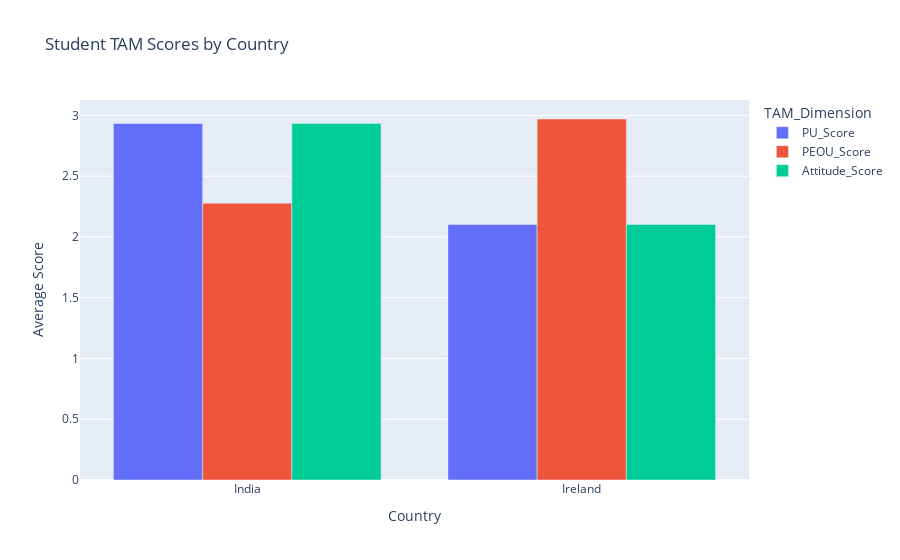
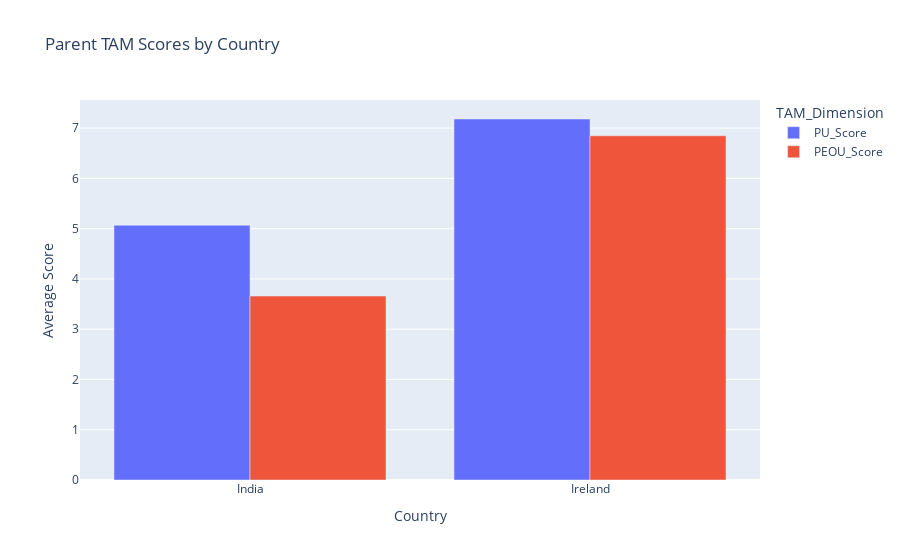

Notebook code cell kept with these figures, in order:
### Markdown cell above
## TAM Comparison Chart
Visualize average TAM scores for students and parents by country.

### Code cell
# Students comparison
student_means = students_combined.groupby('Country')[['PU_Score', 'PEOU_Score', 'Attitude_Score']].mean().reset_index()
student_melted = pd.melt(student_means, id_vars=['Country'], value_vars=['PU_Score', 'PEOU_Score', 'Attitude_Score'], 
                         var_name='TAM_Dimension', value_name='Score')
fig = px.bar(student_melted, x='Country', y='Score', color='TAM_Dimension', barmode='group',
             title='Student TAM Scores by Country', labels={'Score': 'Average Score'})
fig.show()

# Parents comparison
parent_means = parents_combined.groupby('Country')[['PU_Score', 'PEOU_Score']].mean().reset_index()
parent_melted = pd.melt(parent_means, id_vars=['Country'], value_vars=['PU_Score', 'PEOU_Score'],
                        var_name='TAM_Dimension', value_name='Score')
fig = px.bar(parent_melted, x='Country', y='Score', color='TAM_Dimension', barmode='group',
             title='Parent TAM Scores by Country', labels={'Score': 'Average Score'})
fig.show()

### Figure 1 — Plotly figure (JSON) as saved in the notebook; plotly's stock layout.template omitted (floating-point values rounded to 4 significant figures)
{"data": [{"alignmentgroup": "True", "hovertemplate": "TAM_Dimension=PU_Score<br>Country=%{x}<br>Average Score=%{y}<extra></extra>", "legendgroup": "PU_Score", "marker": {"color": "#636efa", "pattern": {"shape": ""}}, "name": "PU_Score", "offsetgroup": "PU_Score", "orientation": "v", "showlegend": true, "textposition": "auto", "type": "bar", "x": ["India", "Ireland"], "xaxis": "x", "y": [2.933, 2.103], "yaxis": "y"}, {"alignmentgroup": "True", "hovertemplate": "TAM_Dimension=PEOU_Score<br>Country=%{x}<br>Average Score=%{y}<extra></extra>", "legendgroup": "PEOU_Score", "marker": {"color": "#EF553B", "pattern": {"shape": ""}}, "name": "PEOU_Score", "offsetgroup": "PEOU_Score", "orientation": "v", "showlegend": true, "textposition": "auto", "type": "bar", "x": ["India", "Ireland"], "xaxis": "x", "y": [2.278, 2.971], "yaxis": "y"}, {"alignmentgroup": "True", "hovertemplate": "TAM_Dimension=Attitude_Score<br>Country=%{x}<br>Average Score=%{y}<extra></extra>", "legendgroup": "Attitude_Score", "marker": {"color": "#00cc96", "pattern": {"shape": ""}}, "name": "Attitude_Score", "offsetgroup": "Attitude_Score", "orientation": "v", "showlegend": true, "textposition": "auto", "type": "bar", "x": ["India", "Ireland"], "xaxis": "x", "y": [2.933, 2.103], "yaxis": "y"}], "layout": {"barmode": "group", "legend": {"title": {"text": "TAM_Dimension"}, "tracegroupgap": 0}, "title": {"text": "Student TAM Scores by Country"}, "xaxis": {"anchor": "y", "domain": [0, 1], "title": {"text": "Country"}}, "yaxis": {"anchor": "x", "domain": [0, 1], "title": {"text": "Average Score"}}}}

### Figure 2 — Plotly figure (JSON) as saved in the notebook; plotly's stock layout.template omitted (floating-point values rounded to 4 significant figures)
{"data": [{"alignmentgroup": "True", "hovertemplate": "TAM_Dimension=PU_Score<br>Country=%{x}<br>Average Score=%{y}<extra></extra>", "legendgroup": "PU_Score", "marker": {"color": "#636efa", "pattern": {"shape": ""}}, "name": "PU_Score", "offsetgroup": "PU_Score", "orientation": "v", "showlegend": true, "textposition": "auto", "type": "bar", "x": ["India", "Ireland"], "xaxis": "x", "y": [5.068, 7.182], "yaxis": "y"}, {"alignmentgroup": "True", "hovertemplate": "TAM_Dimension=PEOU_Score<br>Country=%{x}<br>Average Score=%{y}<extra></extra>", "legendgroup": "PEOU_Score", "marker": {"color": "#EF553B", "pattern": {"shape": ""}}, "name": "PEOU_Score", "offsetgroup": "PEOU_Score", "orientation": "v", "showlegend": true, "textposition": "auto", "type": "bar", "x": ["India", "Ireland"], "xaxis": "x", "y": [3.659, 6.848], "yaxis": "y"}], "layout": {"barmode": "group", "legend": {"title": {"text": "TAM_Dimension"}, "tracegroupgap": 0}, "title": {"text": "Parent TAM Scores by Country"}, "xaxis": {"anchor": "y", "domain": [0, 1], "title": {"text": "Country"}}, "yaxis": {"anchor": "x", "domain": [0, 1], "title": {"text": "Average Score"}}}}
